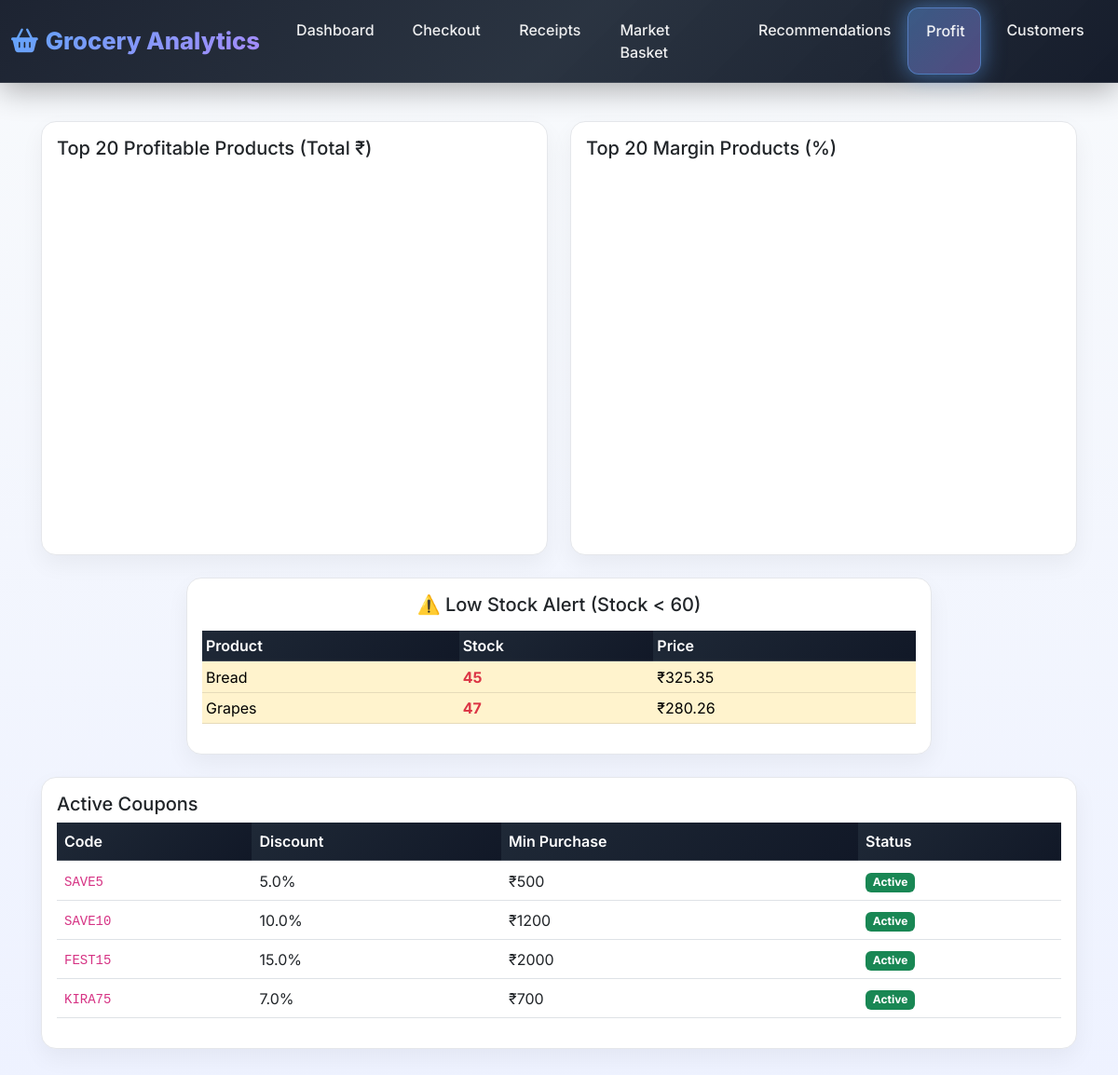
/profit (signed in), run on the app's committed database.
### tables this page shows
CREATE TABLE products (
        product_id TEXT PRIMARY KEY,
        product_name TEXT,
        category TEXT,
        brand TEXT,
        price REAL,
        cost REAL,
        stock INTEGER,
        created_at TEXT
    );

CREATE TABLE coupons (
        coupon_code TEXT PRIMARY KEY,
        discount_percent REAL,
        min_purchase REAL,
        active INTEGER
    );

### app.py (the view)
@app.route('/profit')
def profit():
    if 'user_id' not in session:
        return redirect(url_for('login'))
    data = load_data()
    profit_df = pd.DataFrame(data['basket'])
    profit_df['profit'] = profit_df['line_total'] - (profit_df['cost'] * profit_df['quantity'])
    prod_profit = profit_df.groupby('product_name', as_index=False)['profit'].sum().sort_values('profit', ascending=False).head(20)
    profit_df['profit_rate'] = profit_df['profit'] / profit_df['line_total'] * 100
    prod_margin = profit_df.groupby('product_name', as_index=False)['profit_rate'].mean().sort_values('profit_rate', ascending=False).head(20)
    low_stock = query_df("SELECT * FROM products WHERE stock < 60")
    coupons = query_df("SELECT * FROM coupons")
    return render_template('profit.html',
                         prod_profit=prod_profit.to_dict('records'),
                         prod_margin=prod_margin.to_dict('records'),
                         low_stock=low_stock.to_dict('records'),
                         coupons=coupons.to_dict('records'),
                         chart_data1=json.dumps(prod_profit.to_dict('records')),
                         chart_data2=json.dumps(prod_margin.to_dict('records')),
                         user=session)

### app.py (called while the page is built)
@app.context_processor
def inject_user():
    if 'user_id' not in session:
        return {'user': None}
    return {'user': session}

def get_conn():
    return sqlite3.connect(DB_NAME, check_same_thread=False)

def query_df(query, params=()):
    conn = get_conn()
    df = pd.read_sql_query(query, conn, params=params)
    conn.close()
    return df

### templates/profit.html (shortened to what this page needs)
{% extends "base.html" %}
{% block content %}
<div class="container-fluid">
<div class="row">
        <div class="col-lg-6 mb-4">
            <div class="card">
                <div class="card-body">
                    <h5>Top 20 Profitable Products (Total ₹)</h5>
                    <div id="profit_total_chart" style="height: 400px;"></div>
                </div>
            </div>
        </div>
        <div class="col-lg-6 mb-4">
            <div class="card">
                <div class="card-body">
                    <h5>Top 20 Margin Products (%)</h5>
                    <div id="profit_margin_chart" style="height: 400px;"></div>
                </div>
            </div>
        </div>
        <div class="col-lg-12 col-md-6 mb-4 mx-auto">
            <div class="card mx-auto" style="max-width: 800px;">
                <div class="card-body">
                    <h5 class="text-center mb-3">⚠️ Low Stock Alert (Stock < 60)</h5>
                    {% if low_stock %}
                    <div class="table-responsive">
                        <table class="table table-sm table-warning">
                            <thead>
                                <tr>
                                    <th>Product</th>
                                    <th>Stock</th>
                                    <th>Price</th>
                                </tr>
                            </thead>
                            <tbody>
                                {% for item in low_stock %}
                                <tr>
                                    <td>{{ item.product_name }}</td>
                                    <td><strong class="text-danger">{{ item.stock }}</strong></td>
                                    <td>₹{{ "%.2f"|format(item.price) }}</td>
                                </tr>
                                {% endfor %}
                            </tbody>
                        </table>
                    </div>
                    {% else %}
                    <div class="alert alert-success text-center">✅ All products have sufficient stock!</div>
                    {% endif %}
                </div>
            </div>
        </div>
    </div>
    <div class="row">
        <div class="col-12">
            <div class="card">
                <div class="card-body">
                    <h5>Active Coupons</h5>
                    <div class="table-responsive">
                        <table class="table table-hover">
                            <thead>
                                <tr>
                                    <th>Code</th>
                                    <th>Discount</th>
                                    <th>Min Purchase</th>
                                    <th>Status</th>
                                </tr>
                            </thead>
                            <tbody>
                                {% for coupon in coupons %}
                                <tr>
                                    <td><code>{{ coupon.coupon_code }}</code></td>
                                    <td>{{ coupon.discount_percent }}%</td>
                                    <td>₹{{ "%.0f"|format(coupon.min_purchase) }}</td>
                                    <td>
                                        {% if coupon.active %}
                                        <span class="badge bg-success">Active</span>
                                        {% else %}
                                        <span class="badge bg-secondary">Inactive</span>
                                        {% endif %}
                                    </td>
                                </tr>
                                {% endfor %}
                            </tbody>
                        </table>
                    </div>
                </div>
            </div>
        </div>
    </div>
</div>
{% endblock %}

### static/css/style.css (style rules this page uses)
:root { --primary: #2563eb; --primary-soft: #dbeafe; --accent: #10b981; --background: #f8fafc; --card: #ffffff; --border: #e5e7eb; --text-main: #111827; --text-muted: #6b7280; --shadow: 0 10px 25px rgba(0,0,0,0.05); }
html { box-sizing: border-box; width: 100%; overflow-x: hidden; }
*, *::before, *::after { box-sizing: inherit; }
body { margin: 0; padding: 0; width: 100%; background: linear-gradient(180deg, #f8fafc 0%, #eef2ff 100%); font-family: 'Inter', sans-serif; color: var(--text-main); padding-top: 90px; }
.card { background: var(--card); border: 1px solid var(--border); border-radius: 16px; box-shadow: var(--shadow); transition: all 0.2s ease; }
.table th { border-top: none; font-weight: 600; color: white; background: linear-gradient(135deg, #1f2937 0%, #111827 100%); }
.table thead th { border-bottom: 2px solid rgba(255,255,255,0.15); }
.table td { vertical-align: middle; }

### data on the page
products: product_name "Bread", stock "45", price "325.35"
products: product_name "Grapes", stock "47", price "280.26"
coupons: coupon_code "SAVE5", discount_percent "5.0", min_purchase "500", active "Active"
coupons: coupon_code "SAVE10", discount_percent "10.0", min_purchase "1200", active "Active"
coupons: coupon_code "FEST15", discount_percent "15.0", min_purchase "2000", active "Active"
coupons: coupon_code "KIRA75", discount_percent "7.0", min_purchase "700", active "Active"
